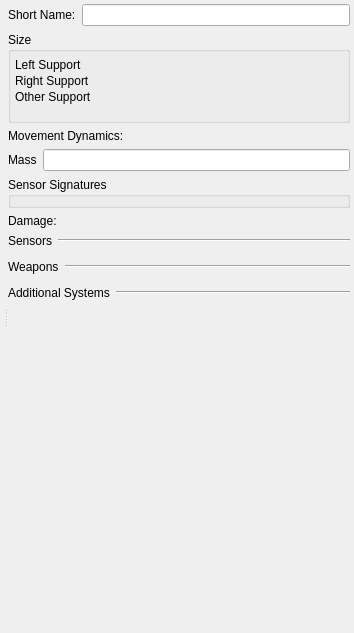
<?xml version="1.0" encoding="UTF-8"?>
<ui version="4.0">
 <class>Form</class>
 <widget class="QWidget" name="Form">
  <property name="geometry">
   <rect>
    <x>0</x>
    <y>0</y>
    <width>354</width>
    <height>633</height>
   </rect>
  </property>
  <property name="windowTitle">
   <string>Form</string>
  </property>
  <layout class="QVBoxLayout" name="verticalLayout_8">
   <property name="margin">
    <number>4</number>
   </property>
   <item>
    <widget class="QSplitter" name="splitter">
     <property name="orientation">
      <enum>Qt::Horizontal</enum>
     </property>
     <widget class="QWidget" name="layoutWidget">
      <layout class="QVBoxLayout" name="verticalLayout_7">
       <property name="margin">
        <number>0</number>
       </property>
       <item>
        <widget class="QWidget" name="myGeneralCanvas" native="true">
         <property name="sizePolicy">
          <sizepolicy hsizetype="MinimumExpanding" vsizetype="Fixed">
           <horstretch>0</horstretch>
           <verstretch>0</verstretch>
          </sizepolicy>
         </property>
         <property name="element_type" stdset="0">
          <string>general_canvas</string>
         </property>
        </widget>
       </item>
       <item>
        <widget class="QWidget" name="myDisplayWidget" native="true">
         <property name="element_type" stdset="0">
          <string>display_widget_canvas</string>
         </property>
        </widget>
       </item>
      </layout>
     </widget>
     <widget class="QWidget" name="layoutWidget">
      <layout class="QVBoxLayout" name="verticalLayout">
       <item>
        <layout class="QHBoxLayout" name="horizontalLayout">
         <item>
          <widget class="QLabel" name="short_name_label">
           <property name="text">
            <string>Short Name:</string>
           </property>
          </widget>
         </item>
         <item>
          <widget class="QLineEdit" name="short_name"/>
         </item>
        </layout>
       </item>
       <item>
        <widget class="QGroupBox" name="boundingVolumeGroupBox">
         <property name="title">
          <string>Size</string>
         </property>
         <layout class="QGridLayout" name="gridLayout_2">
          <property name="sizeConstraint">
           <enum>QLayout::SetNoConstraint</enum>
          </property>
          <property name="margin">
           <number>4</number>
          </property>
          <property name="spacing">
           <number>2</number>
          </property>
          <item row="1" column="0" colspan="2">
           <widget class="QWidget" name="bounding_volume" native="true">
            <property name="minimumSize">
             <size>
              <width>0</width>
              <height>0</height>
             </size>
            </property>
           </widget>
          </item>
          <item row="2" column="0">
           <widget class="QLabel" name="left_support_label">
            <property name="sizePolicy">
             <sizepolicy hsizetype="Minimum" vsizetype="Minimum">
              <horstretch>0</horstretch>
              <verstretch>0</verstretch>
             </sizepolicy>
            </property>
            <property name="text">
             <string>Left Support</string>
            </property>
           </widget>
          </item>
          <item row="2" column="1">
           <widget class="QWidget" name="left_support" native="true">
            <property name="sizePolicy">
             <sizepolicy hsizetype="MinimumExpanding" vsizetype="Minimum">
              <horstretch>0</horstretch>
              <verstretch>0</verstretch>
             </sizepolicy>
            </property>
            <property name="element_type" stdset="0">
             <string>vector-parameter-data</string>
            </property>
            <property name="single_row" stdset="0">
             <bool>true</bool>
            </property>
            <property name="default_value" stdset="0">
             <string>1,-1,0</string>
            </property>
           </widget>
          </item>
          <item row="3" column="0">
           <widget class="QLabel" name="right_support_label">
            <property name="sizePolicy">
             <sizepolicy hsizetype="Minimum" vsizetype="Minimum">
              <horstretch>0</horstretch>
              <verstretch>0</verstretch>
             </sizepolicy>
            </property>
            <property name="text">
             <string>Right Support</string>
            </property>
           </widget>
          </item>
          <item row="3" column="1">
           <widget class="QWidget" name="right_support" native="true">
            <property name="sizePolicy">
             <sizepolicy hsizetype="MinimumExpanding" vsizetype="Minimum">
              <horstretch>0</horstretch>
              <verstretch>0</verstretch>
             </sizepolicy>
            </property>
            <property name="element_type" stdset="0">
             <string>vector-parameter-data</string>
            </property>
            <property name="single_row" stdset="0">
             <bool>true</bool>
            </property>
            <property name="default_value" stdset="0">
             <string>1,1,0</string>
            </property>
           </widget>
          </item>
          <item row="4" column="0">
           <widget class="QLabel" name="other_support_label">
            <property name="sizePolicy">
             <sizepolicy hsizetype="Minimum" vsizetype="Minimum">
              <horstretch>0</horstretch>
              <verstretch>0</verstretch>
             </sizepolicy>
            </property>
            <property name="text">
             <string>Other Support</string>
            </property>
           </widget>
          </item>
          <item row="4" column="1">
           <widget class="QWidget" name="other_support" native="true">
            <property name="sizePolicy">
             <sizepolicy hsizetype="MinimumExpanding" vsizetype="Minimum">
              <horstretch>0</horstretch>
              <verstretch>0</verstretch>
             </sizepolicy>
            </property>
            <property name="element_type" stdset="0">
             <string>vector-parameter-data</string>
            </property>
            <property name="single_row" stdset="0">
             <bool>true</bool>
            </property>
            <property name="default_value" stdset="0">
             <string>-1,0,0</string>
            </property>
           </widget>
          </item>
          <item row="5" column="0" colspan="2">
           <widget class="QWidget" name="bv_sp" native="true">
            <property name="minimumSize">
             <size>
              <width>0</width>
              <height>10</height>
             </size>
            </property>
            <property name="calculate_bounding_volume" stdset="0">
             <bool>true</bool>
            </property>
            <property name="calculate_support_points" stdset="0">
             <bool>true</bool>
            </property>
            <property name="element_type" stdset="0">
             <string>bv_sp_calc_widget</string>
            </property>
           </widget>
          </item>
         </layout>
        </widget>
       </item>
       <item>
        <layout class="QHBoxLayout" name="horizontalLayout_7">
         <item>
          <widget class="QLabel" name="movement_system_label">
           <property name="text">
            <string>Movement Dynamics:</string>
           </property>
          </widget>
         </item>
         <item>
          <widget class="QWidget" name="movement_system" native="true">
           <property name="category" stdset="0">
            <string>movement</string>
           </property>
           <property name="none-selected-text" stdset="0">
            <string>Immobile</string>
           </property>
           <property name="element_type" stdset="0">
            <string>single_system_selector</string>
           </property>
          </widget>
         </item>
        </layout>
       </item>
       <item>
        <layout class="QHBoxLayout" name="horizontalLayout_3">
         <item>
          <widget class="QLabel" name="mass_label">
           <property name="text">
            <string>Mass</string>
           </property>
          </widget>
         </item>
         <item>
          <widget class="QLineEdit" name="mass">
           <property name="source-units" stdset="0">
            <string>kilograms</string>
           </property>
           <property name="display-units" stdset="0">
            <string>kilograms</string>
           </property>
          </widget>
         </item>
        </layout>
       </item>
       <item>
        <widget class="QGroupBox" name="sensorSignaturesGroupBox">
         <property name="title">
          <string>Sensor Signatures</string>
         </property>
         <layout class="QVBoxLayout" name="verticalLayout_3">
          <property name="spacing">
           <number>2</number>
          </property>
          <property name="margin">
           <number>2</number>
          </property>
          <item>
           <widget class="QWidget" name="sensor_signatures" native="true">
            <property name="default-signatures" stdset="0">
             <string>visual-signature=5.0;radar-signature=16.0;infrared-signature=20.0;passive-sonar-signature:Passive Sonar=4.0;active-sonar-signature:Active Sonar=4.0</string>
            </property>
           </widget>
          </item>
         </layout>
        </widget>
       </item>
       <item>
        <layout class="QHBoxLayout" name="horizontalLayout_8">
         <item>
          <widget class="QLabel" name="damage_system_label">
           <property name="text">
            <string>Damage:</string>
           </property>
          </widget>
         </item>
         <item>
          <widget class="QWidget" name="damage_system" native="true">
           <property name="category" stdset="0">
            <string>damage</string>
           </property>
           <property name="none-selected-text" stdset="0">
            <string>Undamagable</string>
           </property>
           <property name="element_type" stdset="0">
            <string>single_system_selector</string>
           </property>
          </widget>
         </item>
        </layout>
       </item>
       <item>
        <layout class="QVBoxLayout" name="verticalLayout_4">
         <item>
          <layout class="QHBoxLayout" name="horizontalLayout_9">
           <item>
            <widget class="QLabel" name="sensor_system_selector_label">
             <property name="sizePolicy">
              <sizepolicy hsizetype="Fixed" vsizetype="Fixed">
               <horstretch>0</horstretch>
               <verstretch>0</verstretch>
              </sizepolicy>
             </property>
             <property name="text">
              <string>Sensors</string>
             </property>
            </widget>
           </item>
           <item>
            <widget class="Line" name="line">
             <property name="orientation">
              <enum>Qt::Horizontal</enum>
             </property>
            </widget>
           </item>
          </layout>
         </item>
         <item>
          <widget class="QWidget" name="sensor_system_selector" native="true">
           <property name="category" stdset="0">
            <string>sensor</string>
           </property>
           <property name="element_type" stdset="0">
            <string>multi_system_selector</string>
           </property>
          </widget>
         </item>
        </layout>
       </item>
       <item>
        <layout class="QVBoxLayout" name="verticalLayout_5">
         <item>
          <layout class="QHBoxLayout" name="horizontalLayout_10">
           <item>
            <widget class="QLabel" name="weapon_system_selector_label">
             <property name="sizePolicy">
              <sizepolicy hsizetype="Fixed" vsizetype="Fixed">
               <horstretch>0</horstretch>
               <verstretch>0</verstretch>
              </sizepolicy>
             </property>
             <property name="text">
              <string>Weapons</string>
             </property>
            </widget>
           </item>
           <item>
            <widget class="Line" name="line_2">
             <property name="orientation">
              <enum>Qt::Horizontal</enum>
             </property>
            </widget>
           </item>
          </layout>
         </item>
         <item>
          <widget class="QWidget" name="weapon_system_selector" native="true">
           <property name="category" stdset="0">
            <string>weapon</string>
           </property>
           <property name="element_type" stdset="0">
            <string>multi_system_selector</string>
           </property>
          </widget>
         </item>
        </layout>
       </item>
       <item>
        <layout class="QVBoxLayout" name="verticalLayout_6">
         <item>
          <layout class="QHBoxLayout" name="horizontalLayout_11">
           <item>
            <widget class="QLabel" name="other_system_selector_label">
             <property name="sizePolicy">
              <sizepolicy hsizetype="Fixed" vsizetype="Fixed">
               <horstretch>0</horstretch>
               <verstretch>0</verstretch>
              </sizepolicy>
             </property>
             <property name="text">
              <string>Additional Systems</string>
             </property>
            </widget>
           </item>
           <item>
            <widget class="Line" name="line_3">
             <property name="orientation">
              <enum>Qt::Horizontal</enum>
             </property>
            </widget>
           </item>
          </layout>
         </item>
         <item>
          <widget class="QWidget" name="other_system_selector" native="true">
           <property name="category" stdset="0">
            <string>other</string>
           </property>
           <property name="element_type" stdset="0">
            <string>multi_system_selector</string>
           </property>
          </widget>
         </item>
        </layout>
       </item>
       <item>
        <spacer name="verticalSpacer">
         <property name="orientation">
          <enum>Qt::Vertical</enum>
         </property>
         <property name="sizeHint" stdset="0">
          <size>
           <width>20</width>
           <height>18</height>
          </size>
         </property>
        </spacer>
       </item>
      </layout>
     </widget>
    </widget>
   </item>
  </layout>
 </widget>
 <resources/>
 <connections/>
</ui>
